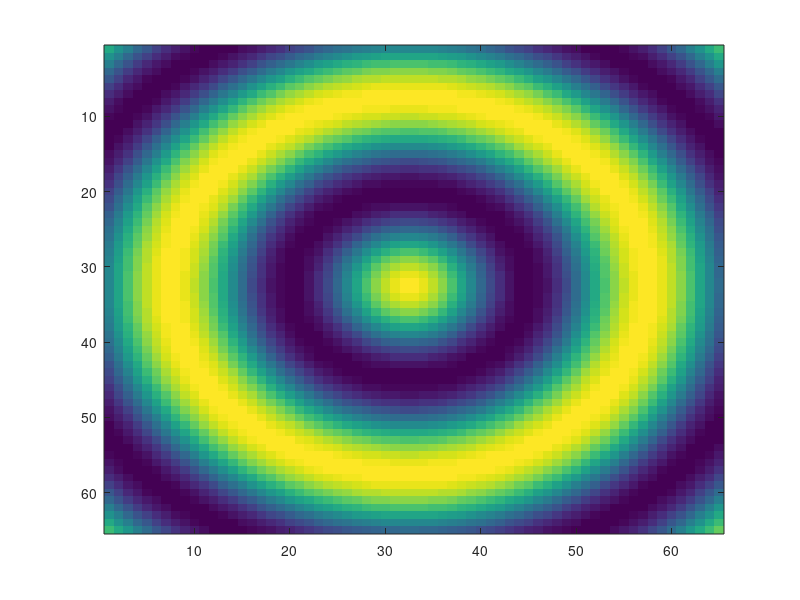

MATLAB code for this plot: (Note: this script raises an error after producing the figure.)
function CreateGaborPatchesLocalizer()

    % http://www.icn.ucl.ac.uk/courses/MATLAB-Tutorials/Elliot_Freeman/html/gabor_tutorial.html

    strOutputFolder = '/Users/mmb/MEG/ATWM1/Presentation/PresentationExperiments_EXP9/Bitmaps/';
 
    vPhases = [0.25, 0.25];
    %vPhases = [0.25];
    
    % mode 1 : normal black/white gabor circle, max. contrast
    % mode 2 : inverted circle / or colored gabor circle
    % mode 3 : target circle (add colored, sharp circle/ring)
    
    for iMode = 1:3
    
        %% parameters
        imSize = 65;                           % image size: n X n
        lamda = 25;   %15                          % wavelength (number of pixels per cycle)
        theta = 0;                         % grating orientation
        sigma = 12;    %10                         % gaussian standard deviation in pixels
        phase = vPhases(1);                % phase (0 -> 1)
        trim = .001;    
        
        %% make linear ramp
        X = 1:imSize;                           % X is a vector from 1 to imageSize
        X0 = (X / imSize) - .5;                 % rescale X -> -.5 to .5
        %figure;                                 % make new figure window
        %plot(X0);                               % plot ramp

        %% plot a one-dimensional sinewave
        % sinX = sin(X0 * 2*pi);                  % convert to radians and do sine
        % plot(sinX);                             % plot a 1D sinewave!

        %% mess about with wavelength and phase
        freq = imSize/lamda;                    % compute frequency from wavelength
        Xf = X0 * freq * 2*pi;                  % convert X to radians: 0 -> ( 2*pi * frequency)
        %sinX = sin(Xf) ;                        % make new sinewave
        %plot(sinX, 'r-');                       % plot in red
        phaseRad = (phase * 2* pi);             % convert to radians: 0 -> 2*pi                    

        sinX = sin( Xf + phaseRad) ;            % make phase-shifted sinewave

        %hold on;                                % superimpose next plot on last
        %plot(sinX, 'g-');                       % plot in green
        %hold off;                               % next plot overwrites this one

        %% Now make a 2D grating
        % Start with a 2D ramp use meshgrid to make 2 matrices with ramp values across columns (Xm) or across rows (Ym) respectively
        [Xm Ym] = meshgrid(X0, X0);             % 2D matrices
        %imagesc( [ Xm Ym ] );                   % display Xm and Ym
        %colorbar; axis off                      % add colour bar to see va

        %% Put 2D ramps through sine
        Xf = Xm * freq * 2*pi;                    
        Yf = Ym * freq * 2*pi;                    


        grating = sin( sqrt(Xf.^2 + Yf.^2) + phaseRad );          % make 2D sinewave

        imagesc( grating, [-1 1] );             % display
        %colormap gray(256);                     % use gray colormap (0: black, 1: white)
        %axis off; axis image;                   % use gray colormap

        %% Make a gaussian mask
        %first look at the 1D function
        s = sigma / imSize;                     % gaussian width as fraction of imageSize
        %Xg = exp( -( ( (X0.^2) ) ./ (2* s^2) ));% formula for 1D gaussian
        %Xg = normpdf(X0, 0, (20/imSize)); Xg = Xg/max(Xg);  % alternative using normalized probability function (stats toolbox)
        %plot(Xg)

        %% Make 2D gaussian blob
        gauss = exp( -(((Xm.^2)+(Ym.^2)) ./ (2* s^2)) ); % formula for 2D gaussian
        %imagesc( gauss, [-1 1] );                        % display
        %axis off; axis image;     % use gray colormap

        %% Now multply grating and gaussian to get a GABOR
        gauss(gauss < trim) = 0;                 % trim around edges (for 8-bit colour displays)
        gabor = grating;                % use .* dot-product
        %gabor = grating .* gauss;                % use .* dot-product

        gauss(gauss < trim) = 0;                 % trim around edges (for 8-bit colour displays)
        %imagesc( gabor, [-1 1] );                        % display
        %axis off; axis image;                    % use gray colormap
        %axis image; axis off; colormap gray(256);
        %set(gca,'pos', [0 0 1 1]);               % display nicely without borders
        %set(gcf, 'menu', 'none', 'Color',[.5 .5 .5]); % without background

        % scale to [0,1]
        grating = grating - min(grating(:));
        grating = grating ./ max(grating(:));
        
        color0 = [ 0.5 0.5 0.5 ]; % background color
        
        if iMode == 1
            strOutputPath = sprintf('%slocalizer.bmp', strOutputFolder);                 
            color1 = [ 0 0 0 ];
            color2 = [ 1 1 1 ];
        elseif iMode == 2
            strOutputPath = sprintf('%slocalizer_inv.bmp', strOutputFolder);     
            color1 = [ 1 1 1 ];
            color2 = [ 0 0 0 ];
        elseif iMode == 3
            strOutputPath = sprintf('%slocalizer_target.bmp', strOutputFolder);     
            color1 = [ 1 0 0 ];
            color2 = [ 0 0 0 ];
        end
  
        gabor3d = nan(imSize,imSize,3);       
        gabor3d(:,:,1) = color1(1)*grating + color2(1)*(1-grating);
        gabor3d(:,:,2) = color1(2)*grating + color2(2)*(1-grating);
        gabor3d(:,:,3) = color1(3)*grating + color2(3)*(1-grating);

        gabor3d(:,:,1) = gabor3d(:,:,1) .* gauss + color0(1)*(1-gauss);
        gabor3d(:,:,2) = gabor3d(:,:,2) .* gauss + color0(2)*(1-gauss);
        gabor3d(:,:,3) = gabor3d(:,:,3) .* gauss + color0(3)*(1-gauss);

        circleColor = [ 1 1 1];
        %circleColor = [ 0 0 0 ];

        % add salience with color dot
        if iMode == 3
            iRadius = 3;
            iCenter = ceil(imSize / 2);
            for x = (iCenter-iRadius):(iCenter+iRadius)
                for y = (iCenter-iRadius):(iCenter+iRadius)
                   if sqrt((x-iCenter)^2+(y-iCenter)^2) <= (iRadius+0.5)
                       gabor3d(x,y,1) = circleColor(1);
                       gabor3d(x,y,2) = circleColor(2);
                       gabor3d(x,y,3) = circleColor(3);
                   end
                end
            end
        end

        if iMode == 5
            %iOuterRadius = ceil(imSize / 2) - 4;
            %iInnerRadius = ceil(imSize / 2) - 5;
            iOuterRadius = ceil(imSize / 2) - 26;
            iInnerRadius = ceil(imSize / 2) - 27;
            iCenter = ceil(imSize / 2);
            for x = (iCenter-iOuterRadius):(iCenter+iOuterRadius)
                for y = (iCenter-iOuterRadius):(iCenter+iOuterRadius)
                   dbDistance = sqrt((x-iCenter)^2+(y-iCenter)^2);
                   if  dbDistance <= (iOuterRadius+0.5) && dbDistance >= (iInnerRadius-0.5)
                       gabor3d(x,y,1) = circleColor(1);
                       gabor3d(x,y,2) = circleColor(2);
                       gabor3d(x,y,3) = circleColor(3);
                   end
                end
            end
        end

        imwrite(gabor3d, strOutputPath, 'bmp');
        disp(strOutputPath);

        close();
        
    end

end
